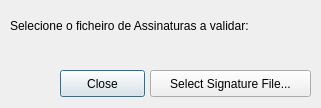
<?xml version="1.0" encoding="UTF-8"?>
<ui version="4.0">
 <class>dlgVerifySignature</class>
 <widget class="QDialog" name="dlgVerifySignature">
  <property name="geometry">
   <rect>
    <x>0</x>
    <y>0</y>
    <width>321</width>
    <height>108</height>
   </rect>
  </property>
  <property name="windowTitle">
   <string>Signature Validation</string>
  </property>
  <property name="windowIcon">
   <iconset>
    <normaloff>../../../../../.designer/backup/Images/Icons/Print.png</normaloff>../../../../../.designer/backup/Images/Icons/Print.png</iconset>
  </property>
  <property name="modal">
   <bool>true</bool>
  </property>
  <widget class="QLabel" name="labelHeader">
   <property name="geometry">
    <rect>
     <x>10</x>
     <y>10</y>
     <width>401</width>
     <height>31</height>
    </rect>
   </property>
   <property name="text">
    <string>Selecione o ficheiro de Assinaturas a validar:</string>
   </property>
  </widget>
  <widget class="QPushButton" name="pbCancel">
   <property name="geometry">
    <rect>
     <x>60</x>
     <y>70</y>
     <width>85</width>
     <height>27</height>
    </rect>
   </property>
   <property name="text">
    <string>Close</string>
   </property>
  </widget>
  <widget class="QPushButton" name="pbOpenSign">
   <property name="enabled">
    <bool>true</bool>
   </property>
   <property name="geometry">
    <rect>
     <x>150</x>
     <y>70</y>
     <width>161</width>
     <height>27</height>
    </rect>
   </property>
   <property name="text">
    <string>Select Signature File...</string>
   </property>
  </widget>
 </widget>
 <resources/>
 <connections/>
</ui>
